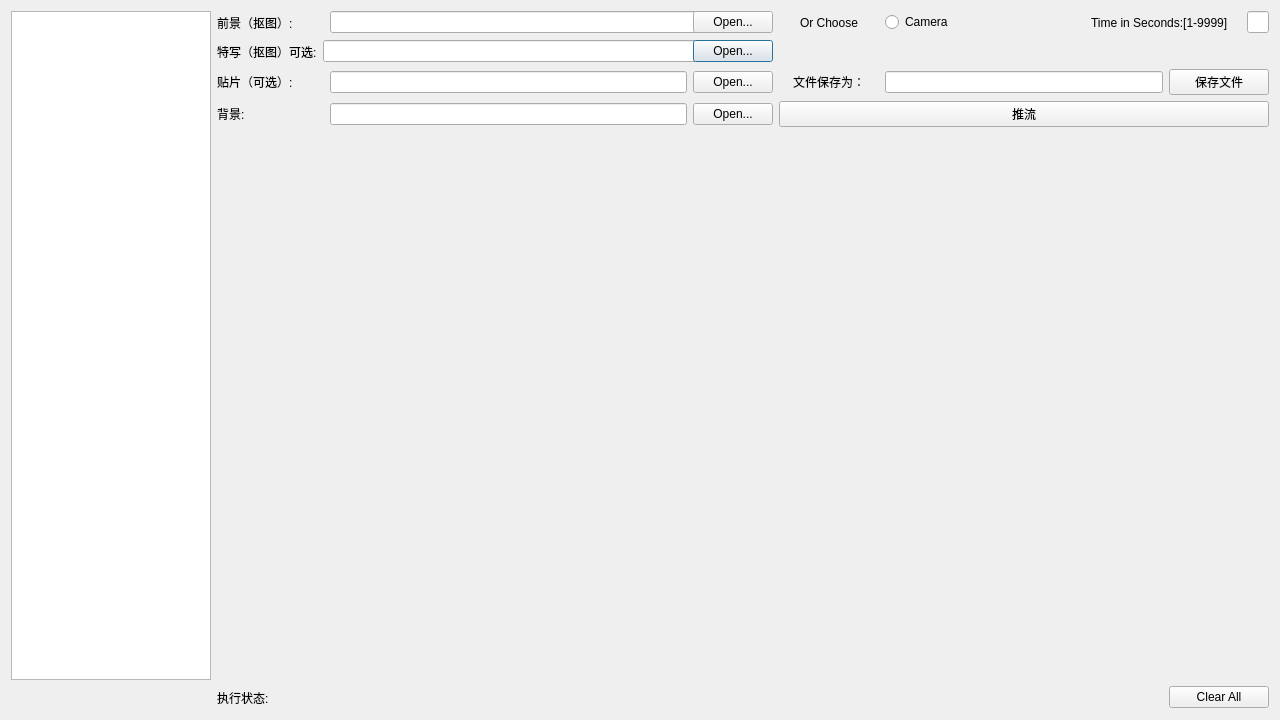
<?xml version="1.0" encoding="UTF-8"?>
<ui version="4.0">
 <class>Dialog</class>
 <widget class="QDialog" name="Dialog">
  <property name="geometry">
   <rect>
    <x>0</x>
    <y>0</y>
    <width>1280</width>
    <height>720</height>
   </rect>
  </property>
  <property name="sizePolicy">
   <sizepolicy hsizetype="Expanding" vsizetype="Expanding">
    <horstretch>0</horstretch>
    <verstretch>0</verstretch>
   </sizepolicy>
  </property>
  <property name="minimumSize">
   <size>
    <width>650</width>
    <height>0</height>
   </size>
  </property>
  <property name="windowTitle">
   <string>图像融合演示Demo</string>
  </property>
  <property name="windowOpacity">
   <double>1.000000000000000</double>
  </property>
  <layout class="QGridLayout" name="gridLayout">
   <item row="0" column="0" rowspan="2">
    <widget class="QListWidget" name="listWidget">
     <property name="sizePolicy">
      <sizepolicy hsizetype="Fixed" vsizetype="Preferred">
       <horstretch>150</horstretch>
       <verstretch>0</verstretch>
      </sizepolicy>
     </property>
     <property name="minimumSize">
      <size>
       <width>0</width>
       <height>0</height>
      </size>
     </property>
     <property name="maximumSize">
      <size>
       <width>200</width>
       <height>16777215</height>
      </size>
     </property>
    </widget>
   </item>
   <item row="0" column="1" colspan="2">
    <layout class="QGridLayout" name="gridLayout_2">
     <item row="0" column="1">
      <widget class="QLabel" name="label_6">
       <property name="minimumSize">
        <size>
         <width>100</width>
         <height>0</height>
        </size>
       </property>
       <property name="text">
        <string>Or Choose</string>
       </property>
       <property name="alignment">
        <set>Qt::AlignCenter</set>
       </property>
      </widget>
     </item>
     <item row="1" column="0">
      <layout class="QHBoxLayout" name="horizontalLayout_5">
       <item>
        <layout class="QHBoxLayout" name="horizontalLayout_2">
         <item>
          <widget class="QLabel" name="label_2">
           <property name="enabled">
            <bool>true</bool>
           </property>
           <property name="minimumSize">
            <size>
             <width>100</width>
             <height>23</height>
            </size>
           </property>
           <property name="text">
            <string>特写（抠图）可选:</string>
           </property>
           <property name="buddy">
            <cstring>fromLineEdit</cstring>
           </property>
          </widget>
         </item>
         <item>
          <spacer name="horizontalSpacer_6">
           <property name="orientation">
            <enum>Qt::Horizontal</enum>
           </property>
           <property name="sizeType">
            <enum>QSizePolicy::Fixed</enum>
           </property>
           <property name="sizeHint" stdset="0">
            <size>
             <width>0</width>
             <height>20</height>
            </size>
           </property>
          </spacer>
         </item>
         <item>
          <widget class="QLineEdit" name="fromLineEdit_1">
           <property name="minimumSize">
            <size>
             <width>400</width>
             <height>0</height>
            </size>
           </property>
          </widget>
         </item>
        </layout>
       </item>
       <item>
        <widget class="QPushButton" name="fileOpenButton_1">
         <property name="text">
          <string>Open...</string>
         </property>
        </widget>
       </item>
      </layout>
     </item>
     <item row="2" column="0">
      <layout class="QHBoxLayout" name="horizontalLayout_6">
       <item>
        <layout class="QHBoxLayout" name="horizontalLayout_3">
         <item>
          <widget class="QLabel" name="label_3">
           <property name="minimumSize">
            <size>
             <width>107</width>
             <height>23</height>
            </size>
           </property>
           <property name="text">
            <string>贴片（可选）:</string>
           </property>
           <property name="buddy">
            <cstring>fromLineEdit</cstring>
           </property>
          </widget>
         </item>
         <item>
          <widget class="QLineEdit" name="fromLineEdit_2"/>
         </item>
        </layout>
       </item>
       <item>
        <widget class="QPushButton" name="fileOpenButton_2">
         <property name="text">
          <string>Open...</string>
         </property>
        </widget>
       </item>
      </layout>
     </item>
     <item row="2" column="1">
      <widget class="QLabel" name="label_5">
       <property name="sizePolicy">
        <sizepolicy hsizetype="Preferred" vsizetype="Fixed">
         <horstretch>0</horstretch>
         <verstretch>0</verstretch>
        </sizepolicy>
       </property>
       <property name="minimumSize">
        <size>
         <width>100</width>
         <height>0</height>
        </size>
       </property>
       <property name="text">
        <string>文件保存为：</string>
       </property>
       <property name="alignment">
        <set>Qt::AlignCenter</set>
       </property>
       <property name="buddy">
        <cstring>toLineEdit</cstring>
       </property>
      </widget>
     </item>
     <item row="3" column="0">
      <layout class="QHBoxLayout" name="horizontalLayout_7">
       <item>
        <layout class="QHBoxLayout" name="horizontalLayout_8">
         <item>
          <widget class="QLabel" name="label_4">
           <property name="minimumSize">
            <size>
             <width>107</width>
             <height>23</height>
            </size>
           </property>
           <property name="text">
            <string>背景:</string>
           </property>
           <property name="buddy">
            <cstring>fromLineEdit</cstring>
           </property>
          </widget>
         </item>
         <item>
          <widget class="QLineEdit" name="fromLineEdit_3"/>
         </item>
        </layout>
       </item>
       <item>
        <widget class="QPushButton" name="fileOpenButton_3">
         <property name="text">
          <string>Open...</string>
         </property>
        </widget>
       </item>
      </layout>
     </item>
     <item row="0" column="2">
      <widget class="QRadioButton" name="radioButton">
       <property name="minimumSize">
        <size>
         <width>200</width>
         <height>0</height>
        </size>
       </property>
       <property name="text">
        <string>Camera</string>
       </property>
      </widget>
     </item>
     <item row="0" column="0">
      <layout class="QHBoxLayout" name="horizontalLayout_4">
       <item>
        <layout class="QHBoxLayout" name="horizontalLayout">
         <item>
          <widget class="QLabel" name="label">
           <property name="enabled">
            <bool>true</bool>
           </property>
           <property name="sizePolicy">
            <sizepolicy hsizetype="Fixed" vsizetype="Preferred">
             <horstretch>0</horstretch>
             <verstretch>0</verstretch>
            </sizepolicy>
           </property>
           <property name="minimumSize">
            <size>
             <width>107</width>
             <height>23</height>
            </size>
           </property>
           <property name="text">
            <string>前景（抠图）:</string>
           </property>
           <property name="buddy">
            <cstring>fromLineEdit</cstring>
           </property>
          </widget>
         </item>
         <item>
          <widget class="QLineEdit" name="fromLineEdit">
           <property name="enabled">
            <bool>true</bool>
           </property>
           <property name="sizePolicy">
            <sizepolicy hsizetype="Minimum" vsizetype="Fixed">
             <horstretch>4</horstretch>
             <verstretch>0</verstretch>
            </sizepolicy>
           </property>
           <property name="minimumSize">
            <size>
             <width>400</width>
             <height>0</height>
            </size>
           </property>
          </widget>
         </item>
        </layout>
       </item>
       <item>
        <widget class="QPushButton" name="fileOpenButton">
         <property name="sizePolicy">
          <sizepolicy hsizetype="Fixed" vsizetype="Fixed">
           <horstretch>0</horstretch>
           <verstretch>0</verstretch>
          </sizepolicy>
         </property>
         <property name="text">
          <string>Open...</string>
         </property>
        </widget>
       </item>
      </layout>
     </item>
     <item row="3" column="1" colspan="4">
      <widget class="QPushButton" name="streamButton">
       <property name="sizePolicy">
        <sizepolicy hsizetype="Minimum" vsizetype="Fixed">
         <horstretch>0</horstretch>
         <verstretch>0</verstretch>
        </sizepolicy>
       </property>
       <property name="minimumSize">
        <size>
         <width>100</width>
         <height>0</height>
        </size>
       </property>
       <property name="text">
        <string>推流</string>
       </property>
      </widget>
     </item>
     <item row="2" column="2" colspan="3">
      <layout class="QHBoxLayout" name="horizontalLayout_11">
       <item>
        <layout class="QHBoxLayout" name="horizontalLayout_12">
         <item>
          <widget class="QLineEdit" name="toLineEdit"/>
         </item>
        </layout>
       </item>
       <item>
        <widget class="QPushButton" name="startButton">
         <property name="sizePolicy">
          <sizepolicy hsizetype="Minimum" vsizetype="Minimum">
           <horstretch>0</horstretch>
           <verstretch>0</verstretch>
          </sizepolicy>
         </property>
         <property name="minimumSize">
          <size>
           <width>100</width>
           <height>0</height>
          </size>
         </property>
         <property name="text">
          <string>保存文件</string>
         </property>
        </widget>
       </item>
       <item>
        <spacer name="horizontalSpacer">
         <property name="orientation">
          <enum>Qt::Horizontal</enum>
         </property>
         <property name="sizeType">
          <enum>QSizePolicy::Fixed</enum>
         </property>
         <property name="sizeHint" stdset="0">
          <size>
           <width>0</width>
           <height>0</height>
          </size>
         </property>
        </spacer>
       </item>
      </layout>
     </item>
     <item row="0" column="4">
      <widget class="QLineEdit" name="TimeinSecond"/>
     </item>
     <item row="0" column="3">
      <widget class="QLabel" name="label_7">
       <property name="sizePolicy">
        <sizepolicy hsizetype="Fixed" vsizetype="Preferred">
         <horstretch>0</horstretch>
         <verstretch>0</verstretch>
        </sizepolicy>
       </property>
       <property name="minimumSize">
        <size>
         <width>150</width>
         <height>0</height>
        </size>
       </property>
       <property name="text">
        <string>Time in Seconds:[1-9999]</string>
       </property>
      </widget>
     </item>
    </layout>
   </item>
   <item row="1" column="1">
    <widget class="PlayerWindow" name="widget" native="true">
     <property name="sizePolicy">
      <sizepolicy hsizetype="Expanding" vsizetype="Expanding">
       <horstretch>0</horstretch>
       <verstretch>0</verstretch>
      </sizepolicy>
     </property>
    </widget>
   </item>
   <item row="2" column="1" colspan="2">
    <layout class="QHBoxLayout" name="horizontalLayout_9">
     <item>
      <widget class="QLabel" name="StatusLabel">
       <property name="minimumSize">
        <size>
         <width>100</width>
         <height>23</height>
        </size>
       </property>
       <property name="text">
        <string>执行状态:</string>
       </property>
      </widget>
     </item>
     <item>
      <spacer name="horizontalSpacer_3">
       <property name="orientation">
        <enum>Qt::Horizontal</enum>
       </property>
       <property name="sizeHint" stdset="0">
        <size>
         <width>40</width>
         <height>20</height>
        </size>
       </property>
      </spacer>
     </item>
     <item>
      <widget class="QPushButton" name="ClearButton">
       <property name="minimumSize">
        <size>
         <width>100</width>
         <height>0</height>
        </size>
       </property>
       <property name="text">
        <string>Clear All</string>
       </property>
      </widget>
     </item>
    </layout>
   </item>
  </layout>
 </widget>
 <customwidgets>
  <customwidget>
   <class>PlayerWindow</class>
   <extends>QWidget</extends>
   <header location="global">playerwindow.h</header>
   <container>1</container>
  </customwidget>
 </customwidgets>
 <resources/>
 <connections/>
</ui>
